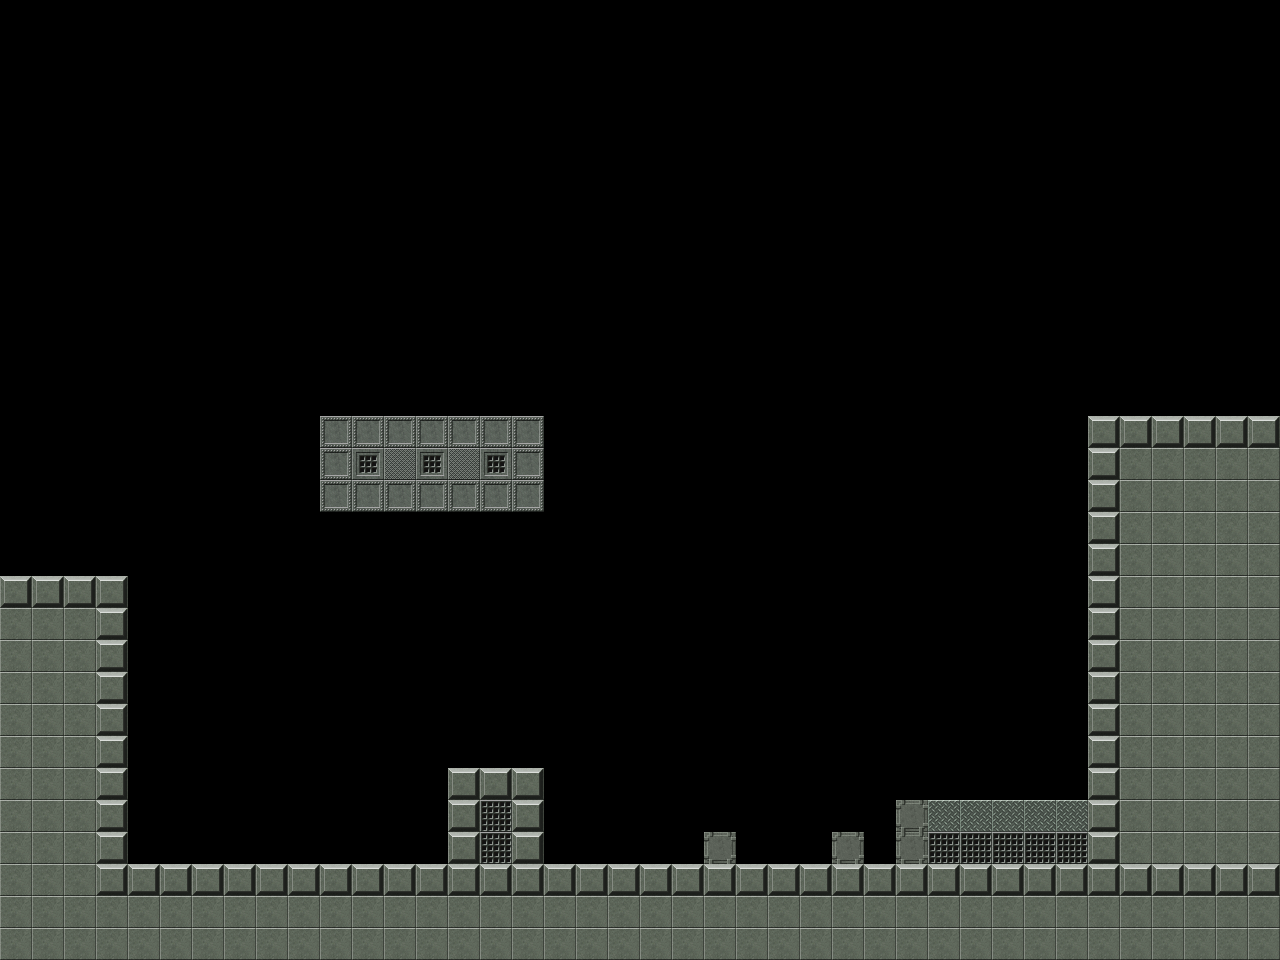

Tiled map render using the project's own tile images. Description and the whole map definition, tile-layer contents included, below:
An orthogonal 40x30 tile map with 32x32 px tiles, 1 tile layer (Calque de Tile 1).

<map version="1.0" tiledversion="1.0.3" orientation="orthogonal" renderorder="right-down" width="40" height="30" tilewidth="32" tileheight="32" nextobjectid="1">
 <tileset firstgid="1" name="metal_wall" tilewidth="32" tileheight="32" tilecount="14" columns="14">
  <image source="../tiles/metal_wall.png" width="448" height="32" />
 </tileset>
 <layer name="Calque de Tile 1" width="40" height="30">
  <data encoding="csv">
0,0,0,0,0,0,0,0,0,0,0,0,0,0,0,0,0,0,0,0,0,0,0,0,0,0,0,0,0,0,0,0,0,0,0,0,0,0,0,0,
0,0,0,0,0,0,0,0,0,0,0,0,0,0,0,0,0,0,0,0,0,0,0,0,0,0,0,0,0,0,0,0,0,0,0,0,0,0,0,0,
0,0,0,0,0,0,0,0,0,0,0,0,0,0,0,0,0,0,0,0,0,0,0,0,0,0,0,0,0,0,0,0,0,0,0,0,0,0,0,0,
0,0,0,0,0,0,0,0,0,0,0,0,0,0,0,0,0,0,0,0,0,0,0,0,0,0,0,0,0,0,0,0,0,0,0,0,0,0,0,0,
0,0,0,0,0,0,0,0,0,0,0,0,0,0,0,0,0,0,0,0,0,0,0,0,0,0,0,0,0,0,0,0,0,0,0,0,0,0,0,0,
0,0,0,0,0,0,0,0,0,0,0,0,0,0,0,0,0,0,0,0,0,0,0,0,0,0,0,0,0,0,0,0,0,0,0,0,0,0,0,0,
0,0,0,0,0,0,0,0,0,0,0,0,0,0,0,0,0,0,0,0,0,0,0,0,0,0,0,0,0,0,0,0,0,0,0,0,0,0,0,0,
0,0,0,0,0,0,0,0,0,0,0,0,0,0,0,0,0,0,0,0,0,0,0,0,0,0,0,0,0,0,0,0,0,0,0,0,0,0,0,0,
0,0,0,0,0,0,0,0,0,0,0,0,0,0,0,0,0,0,0,0,0,0,0,0,0,0,0,0,0,0,0,0,0,0,0,0,0,0,0,0,
0,0,0,0,0,0,0,0,0,0,0,0,0,0,0,0,0,0,0,0,0,0,0,0,0,0,0,0,0,0,0,0,0,0,0,0,0,0,0,0,
0,0,0,0,0,0,0,0,0,0,0,0,0,0,0,0,0,0,0,0,0,0,0,0,0,0,0,0,0,0,0,0,0,0,0,0,0,0,0,0,
0,0,0,0,0,0,0,0,0,0,0,0,0,0,0,0,0,0,0,0,0,0,0,0,0,0,0,0,0,0,0,0,0,0,0,0,0,0,0,0,
0,0,0,0,0,0,0,0,0,0,0,0,0,0,0,0,0,0,0,0,0,0,0,0,0,0,0,0,0,0,0,0,0,0,0,0,0,0,0,0,
0,0,0,0,0,0,0,0,0,0,5,5,5,5,5,5,5,0,0,0,0,0,0,0,0,0,0,0,0,0,0,0,0,0,6,6,6,6,6,6,
0,0,0,0,0,0,0,0,0,0,5,8,3,8,3,8,5,0,0,0,0,0,0,0,0,0,0,0,0,0,0,0,0,0,6,1,1,1,1,1,
0,0,0,0,0,0,0,0,0,0,5,5,5,5,5,5,5,0,0,0,0,0,0,0,0,0,0,0,0,0,0,0,0,0,6,1,1,1,1,1,
0,0,0,0,0,0,0,0,0,0,0,0,0,0,0,0,0,0,0,0,0,0,0,0,0,0,0,0,0,0,0,0,0,0,6,1,1,1,1,1,
0,0,0,0,0,0,0,0,0,0,0,0,0,0,0,0,0,0,0,0,0,0,0,0,0,0,0,0,0,0,0,0,0,0,6,1,1,1,1,1,
6,6,6,6,0,0,0,0,0,0,0,0,0,0,0,0,0,0,0,0,0,0,0,0,0,0,0,0,0,0,0,0,0,0,6,1,1,1,1,1,
1,1,1,6,0,0,0,0,0,0,0,0,0,0,0,0,0,0,0,0,0,0,0,0,0,0,0,0,0,0,0,0,0,0,6,1,1,1,1,1,
1,1,1,6,0,0,0,0,0,0,0,0,0,0,0,0,0,0,0,0,0,0,0,0,0,0,0,0,0,0,0,0,0,0,6,1,1,1,1,1,
1,1,1,6,0,0,0,0,0,0,0,0,0,0,0,0,0,0,0,0,0,0,0,0,0,0,0,0,0,0,0,0,0,0,6,1,1,1,1,1,
1,1,1,6,0,0,0,0,0,0,0,0,0,0,0,0,0,0,0,0,0,0,0,0,0,0,0,0,0,0,0,0,0,0,6,1,1,1,1,1,
1,1,1,6,0,0,0,0,0,0,0,0,0,0,0,0,0,0,0,0,0,0,0,0,0,0,0,0,0,0,0,0,0,0,6,1,1,1,1,1,
1,1,1,6,0,0,0,0,0,0,0,0,0,0,6,6,6,0,0,0,0,0,0,0,0,0,0,0,0,0,0,0,0,0,6,1,1,1,1,1,
1,1,1,6,0,0,0,0,0,0,0,0,0,0,6,7,6,0,0,0,0,0,0,0,0,0,0,0,4,2,2,2,2,2,6,1,1,1,1,1,
1,1,1,6,0,0,0,0,0,0,0,0,0,0,6,7,6,0,0,0,0,0,4,0,0,0,4,0,4,7,7,7,7,7,6,1,1,1,1,1,
1,1,1,6,6,6,6,6,6,6,6,6,6,6,6,6,6,6,6,6,6,6,6,6,6,6,6,6,6,6,6,6,6,6,6,6,6,6,6,6,
1,1,1,1,1,1,1,1,1,1,1,1,1,1,1,1,1,1,1,1,1,1,1,1,1,1,1,1,1,1,1,1,1,1,1,1,1,1,1,1,
1,1,1,1,1,1,1,1,1,1,1,1,1,1,1,1,1,1,1,1,1,1,1,1,1,1,1,1,1,1,1,1,1,1,1,1,1,1,1,1
</data>
 </layer>
</map>